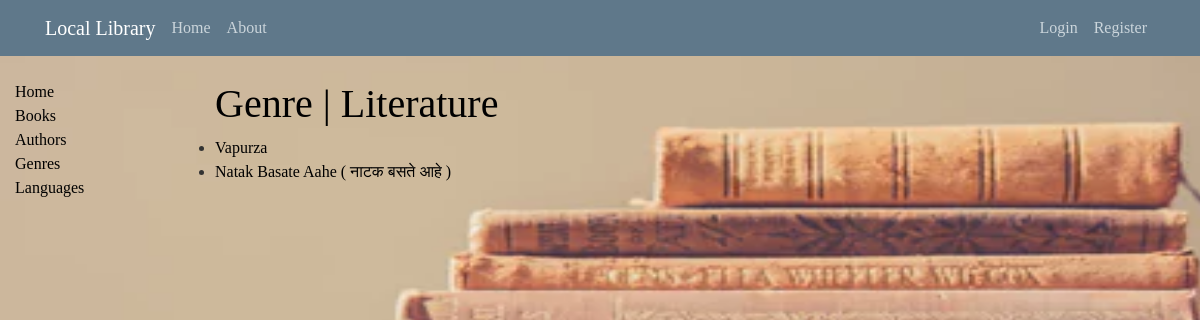
The page /genre/1 on the database its author committed.
### catalog/models.py (models this page shows, shortened)
class Genre(models.Model):
    name = models.CharField(max_length=200, unique=True, help_text= 'Enter a book genre (e.g. Science Fiction)')
    def __str__(self):
        return self.name

class Book(models.Model):
    title = models.CharField(max_length=200)
    image = models.ImageField(upload_to='media/book_covers', default='default.jpg')
    author = models.ForeignKey('Author', on_delete=models.CASCADE, null=True)
    language = models.ForeignKey(Language, on_delete=models.SET_NULL, null=True, help_text='Select a language for this book')
    summary = models.TextField(max_length=1000, help_text='Enter a brief description of the book')
    isbn = models.CharField('ISBN', max_length=13, help_text='13 Character <a href="https://www.isbn-international.org/content/what-isbn">ISBN number<a/>', null=True, blank=True)
    genre = models.ManyToManyField(Genre, help_text='Select a genre for this book')
    edition = models.CharField('Edition', max_length=20, null=True, blank=True)
    price = models.IntegerField('Price(INR)', null=True, blank=True)
    buy_online = models.CharField('Buy Online', max_length=200, null=True, blank=True, help_text='Enter a link to buy this book online')
    def get_absolute_url(self):
        return reverse('book-detail', args=[str(self.id)])
    def display_genre(self):
        """ Create a string for the Genre. This is required to display genre in Admin. """
        return ', '.join(genre.name for genre in self.genre.all()[:3])
    display_genre.short_description = 'Genre'

### catalog/views.py (the view)
# urls.py: path('genre/<int:pk>', views.GenreBookListView.as_view(), name='genre-detail'),
class GenreBookListView(generic.ListView):
	model = Book
	template_name = 'catalog/genre_book_list.html' # <app>/<model>_<viewtype>.html
	context_object_name = 'genrebooks'
	def get_queryset(self):
		return Book.objects.filter(genre=self.kwargs['pk'])
	def get_context_data(self, **kwargs):
		context = super(GenreBookListView, self).get_context_data(**kwargs)
		context['genre'] = Genre.objects.get(pk=self.kwargs['pk'])
		return context

### catalog/templates/catalog/genre_book_list.html
{% extends 'catalog/base_generic.html' %}
{% block content %}
	<h1>Genre | {{ genre }} </h1>
	{% if genrebooks %}
	<ul>
		{% for genrebook in genrebooks %}
		<li>
			<a href="{{ genrebook.get_absolute_url }}">{{ genrebook.title }}</a>
		</li>
		{% endfor %}
	</ul>
	{% else %}
		<p>There are no books of this genre in the library.</p>
	{% endif %}
{% endblock %}

### catalog/static/catalog/css/styles.css (style rules this page uses)
body { background: #fafafa; color: #333333; margin-top: 5rem; }
h1, h2, h3, h4, h5, h6 { color: black; }
ul { margin: 0; }
body a { text-decoration: none; color: black; }
* { margin: 0; padding: 0; font-family: Century Gothic; }
#bg { background-size: 1550px 768px; background-repeat: no-repeat; background-position: center; background-attachment: fixed; }

### rows shown on the page
Genre: name "Literature"
Book: title "Vapurza"
Book: title "Natak Basate Aahe ( नाटक बसते आहे )"
